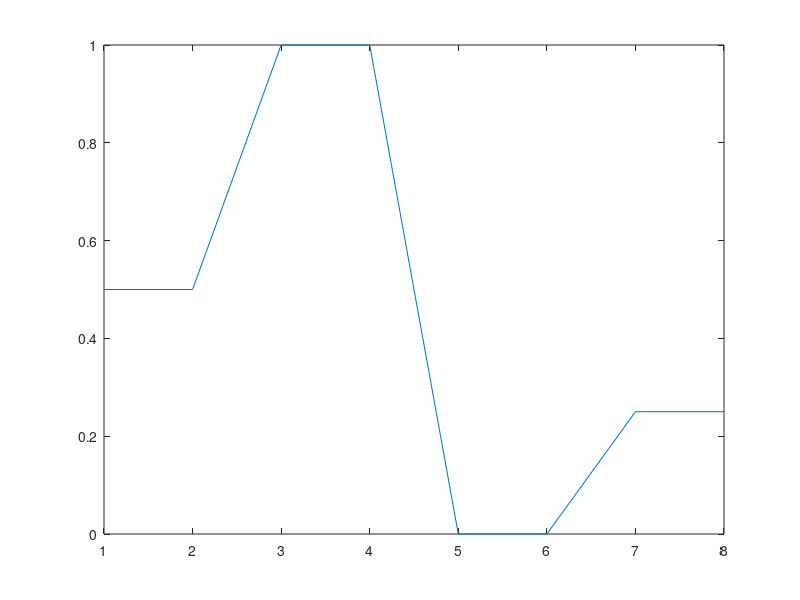

This figure's MATLAB source: (Note: this script raises an error after producing the figure.)
% BACKPROPAGATION ALGORITHM TESTING: ONLY FOR SINGLE HIDDEN LAYER

pattern=csvread('test.csv'); %Open test data file
Q=8;  
fid1 = fopen('bpnout.dat','w'); % Store the output of test data
fid = fopen('wih.dat'); % input-hidden values
a = fscanf(fid,'%g %g %g %g %g',[5 inf]); % It has five rows now.
Wih = a;
fclose(fid);

fid = fopen('who.dat'); % hidden-output values
a = fscanf(fid,'%g %g %g',[3 inf]); % It has two rows now.
Whj = a;
fclose(fid);

actout=csvread('actout.csv');
figure;
t=plot(actout);
t.Color=[0 0 0.5];
t.Marker='o';
hold on;

for k = 1:Q % for loop for input test pattern
      Si = [ pattern(:,1:5)];	% Input signals
      Zh = Si(k,:) * Wih;				% Hidden activations
      Sh = [1./(1 + exp(-Zh))];	% Binary activation function Hidden signals
      Yj = Sh * Whj;						% Output activations
      Sy(k) = 1./(1 + exp(-Yj));			% Output signals     

      fprintf(fid1,'%12.8f\n',Sy(k));     
  
 
   end
  % status = fclose(fid);   
   Sy
   z=plot(Sy);
   z.Color=[0.5 0 0];
   z.Marker='o';
   hold off;
   fclose(fid1);
   